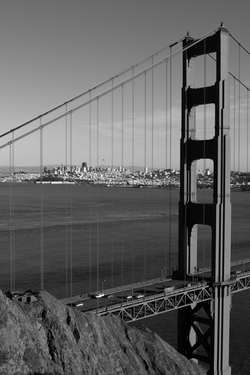
%> input picture ENGN2605/Zhuo Wang_Lab06/images/problem_1/Golden_Gate/goldengate-02.png, 250 x 375 px, shrunk from 600 x 900 before the run
$ octave P1.m   (GNU Octave 9; MATLAB toolbox functions it lacks are replaced by stand-ins)
%> lines starting %> are read from the running program, lines starting %| are printed output that depends on the picture
clc;
clear;
close all;
format long;


%Run the 'vl_setup' file before running it


I1 = single(im2gray(imread("images\problem_1\Golden_Gate\goldengate-02.png")));
%> I1: size 375x250 single; min 0, max 255, mean 98.5; mean of the top-left, top-right, bottom-left and bottom-right quarters 144.7, 116.9, 74.2, 58.6
I2 = single(im2gray(imread("images\problem_1\Golden_Gate\goldengate-03.png")));
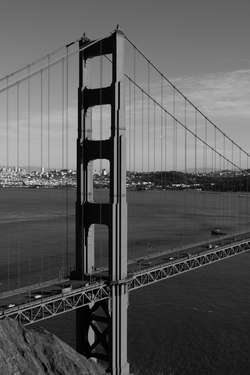
%> input picture ENGN2605/Zhuo Wang_Lab06/images/problem_1/Golden_Gate/goldengate-03.png, 250 x 375 px, shrunk from 600 x 900 before the run
%> I2: size 375x250 single; min 0, max 238, mean 89.9; mean of the top-left, top-right, bottom-left and bottom-right quarters 119.2, 130.5, 60.2, 50.2
I3 = single(rgb2gray(imread("images\problem_1\LEMS_lab\lems-01.png")));
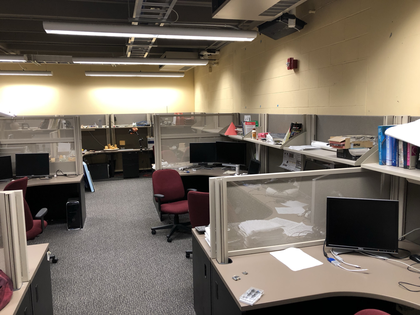
%> input picture ENGN2605/Zhuo Wang_Lab06/images/problem_1/LEMS_lab/lems-01.png, 420 x 315 px, shrunk from 1008 x 756 before the run
%> I3: size 315x420 single; min 0, max 255, mean 110.5
I4 = single(rgb2gray(imread("images\problem_1\LEMS_lab\lems-02.png")));
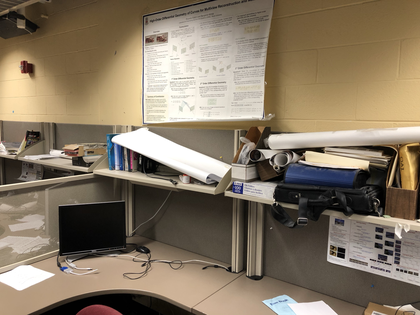
%> input picture ENGN2605/Zhuo Wang_Lab06/images/problem_1/LEMS_lab/lems-02.png, 420 x 315 px, shrunk from 1008 x 756 before the run
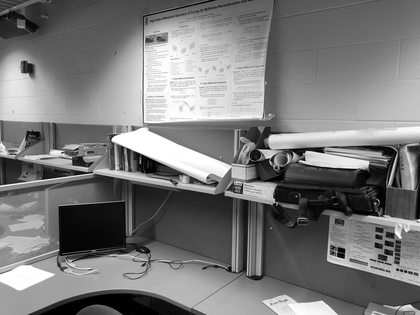
%> I4: size 315x420 single; min 0, max 255, mean 121.6
I5 = single(rgb2gray(imread("images\problem_1\PVD_City_Hall\1900.jpg")));
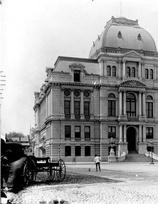
%> input picture ENGN2605/Zhuo Wang_Lab06/images/problem_1/PVD_City_Hall/1900.jpg, 158 x 204 px, shrunk from 380 x 490 before the run
%> I5: size 204x158 single; min 0, max 255, mean 157.1
I6 = single(rgb2gray(imread("images\problem_1\PVD_City_Hall\2016.jpg")));
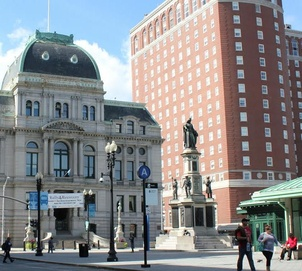
%> input picture ENGN2605/Zhuo Wang_Lab06/images/problem_1/PVD_City_Hall/2016.jpg, 302 x 271 px, shrunk from 725 x 650 before the run
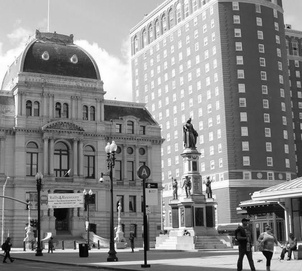
%> I6: size 271x302 single; min 0, max 255, mean 136.6

im1 = imread("images\problem_1\Golden_Gate\goldengate-02.png");
%> im1 is the input picture: size 375x250 uint8; min 0, max 255, mean 98.5
im2 = imread("images\problem_1\Golden_Gate\goldengate-03.png");
%> im2 is the input picture: size 375x250 uint8; min 0, max 238, mean 89.9
im3 = imread("images\problem_1\LEMS_lab\lems-01.png");
%> im3 is the input picture: size 315x420x3 uint8; mean R, G, B 119, 108.8, 97.1
im4 = imread("images\problem_1\LEMS_lab\lems-02.png");
%> im4 is the input picture: size 315x420x3 uint8; mean R, G, B 133.8, 119.6, 100
im5 = imread("images\problem_1\PVD_City_Hall\1900.jpg");
%> im5 is the input picture: size 204x158x3 uint8; min 0, max 255, mean 157.1
im6 = imread("images\problem_1\PVD_City_Hall\2016.jpg");
%> im6 is the input picture: size 271x302x3 uint8; mean R, G, B 136.1, 136.6, 138.3


peakthresh = 0.1;
edgethresh = 5;

%> (the run ends here)
